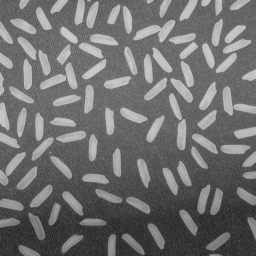
%> input picture Uni/Mathe/Semester 2/rice.png, 256 x 256 px
$ octave Bild_einlesen.m   (GNU Octave 9; MATLAB toolbox functions it lacks are replaced by stand-ins)
%> lines starting %> are read from the running program, lines starting %| are printed output that depends on the picture; in (x1, y1, x2, y2) boxes, pixels count from 0 and x2, y2 are one past the last pixel; in counts of white or black regions, pixels touching at a corner belong together; the program's own positions count from 1
A = imread('rice.png');
%> A is the input picture: size 256x256 uint8; min 40, max 204, mean 111.2
z = 128;
B=A;

subplot(1,3,1);
imshow(A);

subplot(1,3,2);
plot(A(z,:));

B(z,:) = 255;
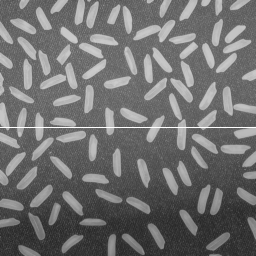
%> B: size 256x256 uint8; 0.39% of pixels changed, all inside (x1, y1, x2, y2) = (0, 127, 256, 128)
subplot(1,3,3);
imshow(B);
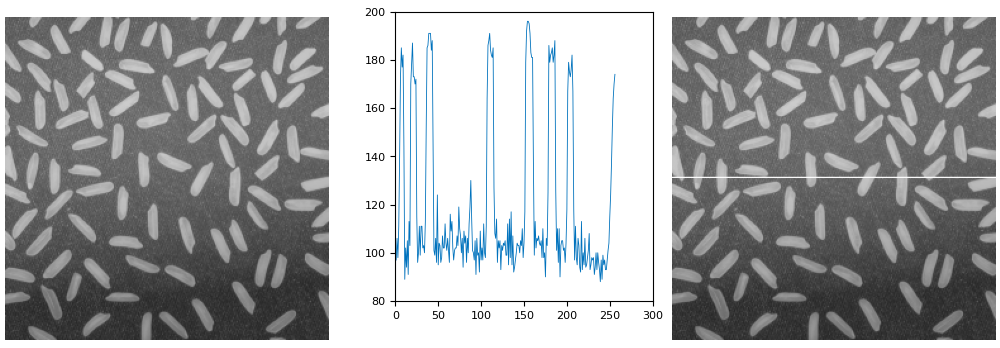
%> figure redrawn from the program's plot data, 3 panels
